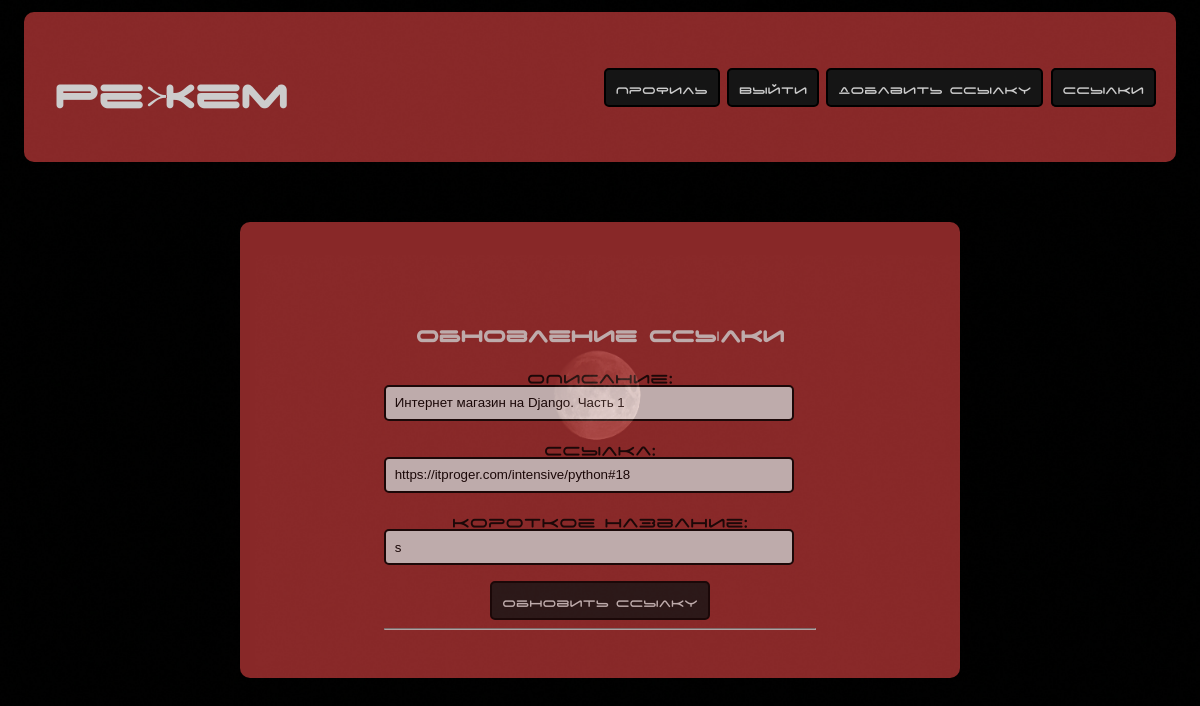
Screenshot of /link/s/update/ (signed in) with the database file from the repository.
### link/models.py (models this page shows, shortened)
class Link(models.Model):
    title = models.CharField('Описание', max_length=100)
    slug = models.SlugField('короткое название', unique=True)
    long_link = models.CharField('ссылка', max_length=255, null=True)
    date = models.DateTimeField('Дата', default=timezone.now)
    autor = models.ForeignKey(User, on_delete=models.CASCADE, null=True)
    class Meta:
        verbose_name = 'ССылку'
        verbose_name_plural = 'ССылки'

### link/views.py (the view, shortened to what this page needs)
# urls.py: path('link/<slug>/update/', views.UpdateLinkView.as_view(), name='link-update'),
class UpdateLinkView(LoginRequiredMixin, UserPassesTestMixin, UpdateView):
    model = Link
    template_name = 'link/link_form.html'
    fields = ['title', 'long_link', 'slug']
    def get_context_data(self, **kwards):
        ctx = super(UpdateLinkView, self).get_context_data(**kwards)
        ctx['title'] = 'Обновление ссылки'
        ctx['btn_text'] = 'Обновить ссылку'
        return ctx
    def test_func(self):
        news = self.get_object()
        if self.request.user == news.autor:
            return True
        return False

### link/templates/link/link_form.html (shortened to what this page needs)
{% extends 'link/base.html' %}
{% block main %}
  <main class="form">
    <div class="form__div">
      <h2 class="form__h2">{{ title }}</h2>
      <form method="post" class="">
        {{ form.as_p }}
        <button class="form__button" type="submit">{{ btn_text }}</button>
      </form>
      <hr class="">
    </div>
  </main>
{% endblock %}

### link/static/link/style.css (style rules this page uses)
body { padding: 0; margin: 0; background: url(back.jpg) no-repeat; background-size: cover; font-family: MyWebFont, sans-serif; }
h2 { color: white; font-size: 25px; }
.form { margin-top: 5%; padding: 20px 0px; width: 60%; margin-left: auto; margin-right: auto; border-radius: 10px; background-color: #ab3333; opacity: 0.8; text-align: center; }
input { display: block; width: 90%; border-radius: 5px; padding: 2%; border: 2px solid black; }
.form__button, .nav__button { background-color: #1b1b1b; color: white; padding: 10px; border: 2px solid black; border-radius: 5px; font-size: 15px; font-family: MyWebFont, sans-serif; box-sizing: border-box; transition: all 500ms ease; }
label { font-size: 20px; }

### rows the page displays
Link: title "Интернет магазин на Django. Часть 1", long_link "https://itproger.com/intensive/python#18", slug "s"

### other values shown
{{ title }} "Обновление ссылки"
{{ btn_text }} "Обновить ссылку"
